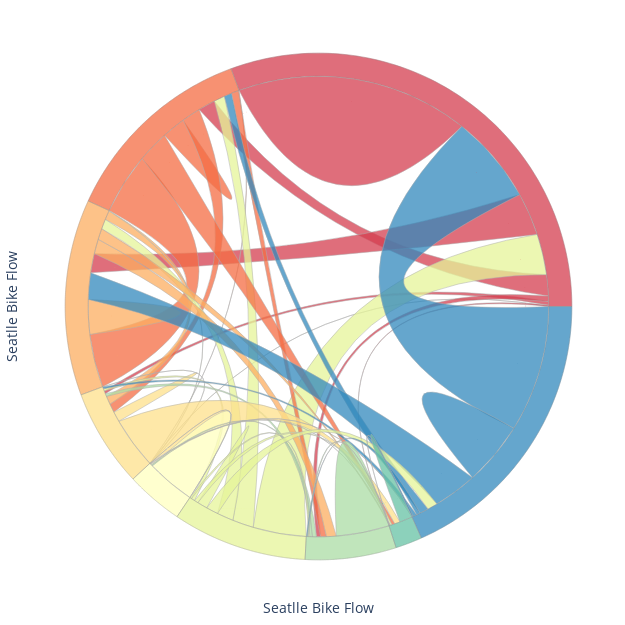

Notebook source saved alongside this figure:
### Code cell
init_notebook_mode(connected=True)
iplot(chord)
